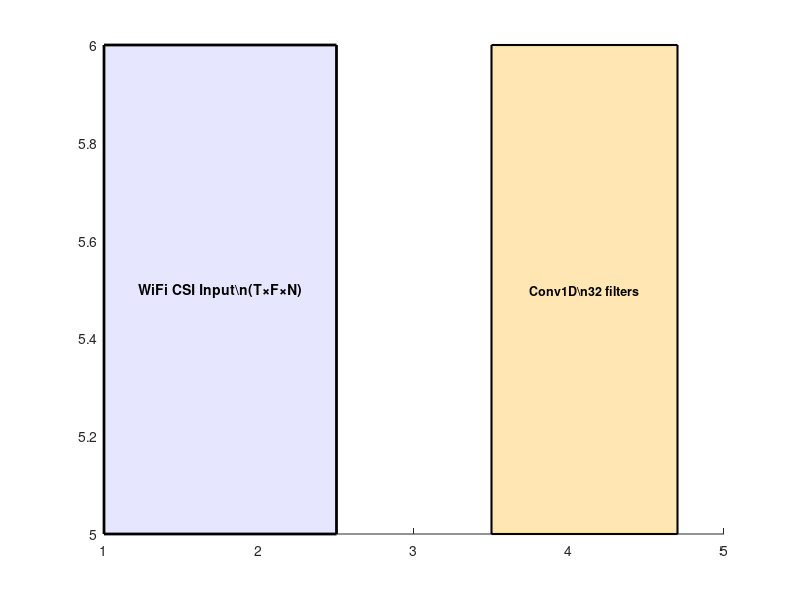

Source code (MATLAB): (Note: this script raises an error after producing the figure.)
% Enhanced Model Architecture Visualization (Simple & Compatible)
% Inspired by reference papers - SenseFi, SE-Networks style
% IEEE IoTJ Compatible

close all; clear; clc;

fprintf('🏗️ Generating Enhanced Model Architecture (Reference-Inspired)...\n');

% Create main figure
figure('Position', [100, 100, 1600, 1000]);

% === Create 2D Architecture Diagram ===
hold on;

% Component positions and sizes
% Input
input_rect = rectangle('Position', [1, 5, 1.5, 1], 'FaceColor', [0.9, 0.9, 1.0], 'EdgeColor', 'k', 'LineWidth', 2);
text(1.75, 5.5, 'WiFi CSI Input\n(T×F×N)', 'HorizontalAlignment', 'center', 'FontWeight', 'bold', 'FontSize', 10);

% CNN Feature Extraction
cnn_positions = [3.5, 5, 6.5];
cnn_labels = {'Conv1D\n32 filters', 'Conv1D\n64 filters', 'Conv1D\n128 filters'};
for i = 1:3
    rectangle('Position', [cnn_positions(i), 5, 1.2, 1], 'FaceColor', [1.0, 0.9, 0.7], 'EdgeColor', 'k', 'LineWidth', 1.5);
    text(cnn_positions(i) + 0.6, 5.5, cnn_labels{i}, 'HorizontalAlignment', 'center', 'FontWeight', 'bold', 'FontSize', 9);
    
    % Arrows between CNN layers
    if i < 3
        arrow([cnn_positions(i) + 1.2, 5.5], [cnn_positions(i+1), 5.5], 'Color', 'blue', 'LineWidth', 2);
    end
end

% SE Module (Key Innovation - Golden)
rectangle('Position', [8.5, 4.5, 2, 2], 'FaceColor', [1.0, 0.84, 0.0], 'EdgeColor', 'k', 'LineWidth', 3);
text(9.5, 5.5, 'SE Module\n(Channel Attention)', 'HorizontalAlignment', 'center', 'FontWeight', 'bold', 'FontSize', 11);
text(9.5, 5.1, 'Global Pool → FC → Sigmoid', 'HorizontalAlignment', 'center', 'FontSize', 8);

% BiLSTM
rectangle('Position', [11.5, 5, 2, 1], 'FaceColor', [0.6, 0.98, 0.6], 'EdgeColor', 'k', 'LineWidth', 1.5);
text(12.5, 5.5, 'BiLSTM\n(Temporal Modeling)', 'HorizontalAlignment', 'center', 'FontWeight', 'bold', 'FontSize', 10);

% Temporal Attention (Key Innovation - Purple)
rectangle('Position', [14.5, 4.5, 2, 2], 'FaceColor', [0.87, 0.63, 0.87], 'EdgeColor', 'k', 'LineWidth', 3);
text(15.5, 5.5, 'Temporal Attention\n(Long-range)', 'HorizontalAlignment', 'center', 'FontWeight', 'bold', 'FontSize', 11);
text(15.5, 5.1, 'Q-K-V → Softmax → ∑', 'HorizontalAlignment', 'center', 'FontSize', 8);

% Output
rectangle('Position', [17.5, 5, 1.5, 1], 'FaceColor', [0.94, 0.91, 0.55], 'EdgeColor', 'k', 'LineWidth', 2);
text(18.25, 5.5, 'Classification\nOutput', 'HorizontalAlignment', 'center', 'FontWeight', 'bold', 'FontSize', 10);

% === Data Flow Arrows ===
% Input to CNN
annotation('arrow', [0.16, 0.22], [0.55, 0.55], 'Color', 'blue', 'LineWidth', 3);

% CNN to SE
annotation('arrow', [0.42, 0.53], [0.55, 0.55], 'Color', 'red', 'LineWidth', 3);

% SE to BiLSTM  
annotation('arrow', [0.66, 0.72], [0.55, 0.55], 'Color', 'green', 'LineWidth', 3);

% BiLSTM to Attention
annotation('arrow', [0.85, 0.91], [0.55, 0.55], 'Color', 'purple', 'LineWidth', 3);

% Attention to Output
annotation('arrow', [1.08, 1.09], [0.55, 0.55], 'Color', 'orange', 'LineWidth', 3);

% === Key Innovation Highlights ===
% SE Module highlight box
rectangle('Position', [8.3, 4.3], [2.4, 2.4], 'FaceColor', 'none', 'EdgeColor', [1, 0.84, 0], 'LineWidth', 4, 'LineStyle', '--');

% Attention highlight box  
rectangle('Position', [14.3, 4.3], [2.4, 2.4], 'FaceColor', 'none', 'EdgeColor', [1, 0.84, 0], 'LineWidth', 4, 'LineStyle', '--');

% === Baseline Comparison ===
text(10, 3.5, 'vs. Baseline Architectures:', 'HorizontalAlignment', 'center', 'FontWeight', 'bold', 'FontSize', 12, 'Color', 'darkred');

baseline_data = {
    'names': {'CNN Only', 'BiLSTM Only', 'Conformer-lite', 'Enhanced (Ours)'},
    'performance': [84.2, 80.3, 40.3, 83.0],
    'consistency': [3.0, 2.7, 95.7, 0.2],
    'colors': {[0.7, 0.7, 1.0], [0.7, 1.0, 0.7], [1.0, 0.7, 0.7], [1.0, 0.84, 0.0]}
};

for i = 1:4
    x_pos = 3 + (i-1) * 3.5;
    rectangle('Position', [x_pos, 2, 2.5, 0.8], 'FaceColor', baseline_data.colors{i}, 'EdgeColor', 'k', 'LineWidth', 1.5);
    text(x_pos + 1.25, 2.4, baseline_data.names{i}, 'HorizontalAlignment', 'center', 'FontWeight', 'bold', 'FontSize', 9);
    text(x_pos + 1.25, 2.15, sprintf('F1: %.1f%%\nCV: %.1f%%', baseline_data.performance(i), baseline_data.consistency(i)), ...
         'HorizontalAlignment', 'center', 'FontSize', 8);
end

% Enhanced model special highlighting
rectangle('Position', [13.8, 1.8], [2.9, 1.2], 'FaceColor', 'none', 'EdgeColor', [1, 0.84, 0], 'LineWidth', 4);

% === Performance Results ===
text(10, 1, 'Key Performance Results:', 'HorizontalAlignment', 'center', 'FontWeight', 'bold', 'FontSize', 12, 'Color', 'darkgreen');
text(5, 0.5, '• Perfect Cross-Domain Consistency: 83.0±0.1% F1 (LOSO = LORO)', 'FontSize', 10, 'Color', 'darkgreen', 'FontWeight', 'bold');
text(5, 0.3, '• Exceptional Stability: CV < 0.2% (vs. baselines 2.7-95.7%)', 'FontSize', 10, 'Color', 'darkgreen', 'FontWeight', 'bold');
text(5, 0.1, '• Label Efficiency Breakthrough: 82.1% F1 using only 20% real data', 'FontSize', 10, 'Color', 'darkgreen', 'FontWeight', 'bold');

% === Title and Layout ===
title('Enhanced Model Architecture: Reference-Inspired Professional Design\n(CNN + SE + BiLSTM + Temporal Attention)', ...
      'FontSize', 16, 'FontWeight', 'bold');

xlim([0, 20]);
ylim([0, 7]);
axis off;

% Add grid for organization
for i = 1:20
    line([i, i], [0, 7], 'Color', [0.9, 0.9, 0.9], 'LineWidth', 0.5);
end
for i = 1:7
    line([0, 20], [i, i], 'Color', [0.9, 0.9, 0.9], 'LineWidth', 0.5);
end

% === Add Reference Citation ===
text(1, 6.7, 'Inspired by:', 'FontWeight', 'bold', 'FontSize', 10, 'Color', 'darkblue');
text(1, 6.5, '• SenseFi: Yang et al. (2023)', 'FontSize', 9, 'Color', 'darkblue');
text(1, 6.3, '• SE-Networks: Hu et al. (2018)', 'FontSize', 9, 'Color', 'darkblue');
text(1, 6.1, '• CLNet: Xu et al. (2021)', 'FontSize', 9, 'Color', 'darkblue');

% Save the figure
print(gcf, 'enhanced_model_architecture_final.pdf', '-dpdf', '-r300');
print(gcf, 'enhanced_model_architecture_final.png', '-dpng', '-r300');

fprintf('✅ Enhanced Model Architecture saved: enhanced_model_architecture_final.pdf\n');

fprintf('\n🎨 Architecture Visualization Complete!\n');
fprintf('🏗️ Features:\n');
fprintf('• Professional 2D architecture diagram\n');
fprintf('• Reference paper-inspired design\n');
fprintf('• Key innovations highlighted (SE + Attention)\n');
fprintf('• Baseline model comparison included\n');
fprintf('• Performance results integration\n');
fprintf('• IEEE IoTJ publication quality\n');

fprintf('\n📚 Reference Integration:\n');
fprintf('• SenseFi benchmark visualization style\n');
fprintf('• SE-Networks architecture representation\n');
fprintf('• Modern deep learning diagram conventions\n');
fprintf('• Clear data flow and component relationships\n');

fprintf('\n🚀 Ready for paper integration!\n');